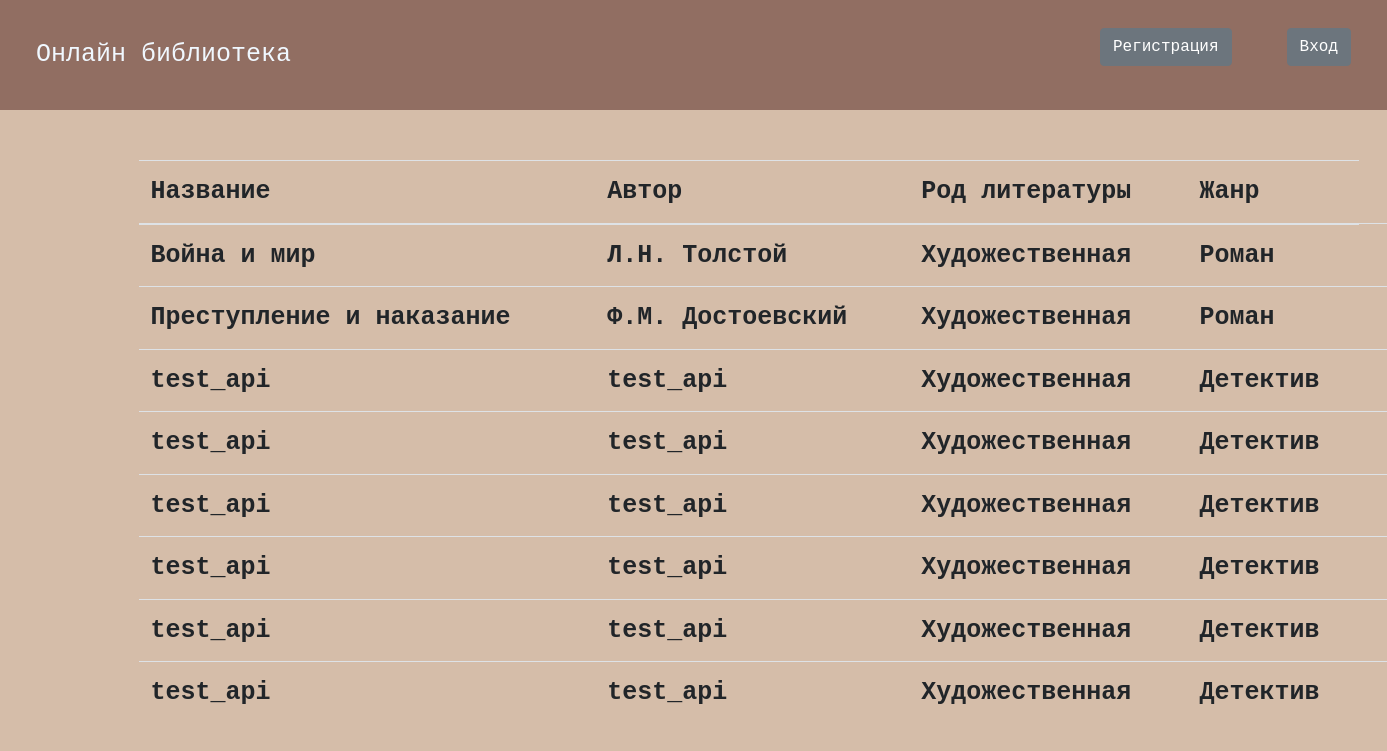
Before: / with the older database file.
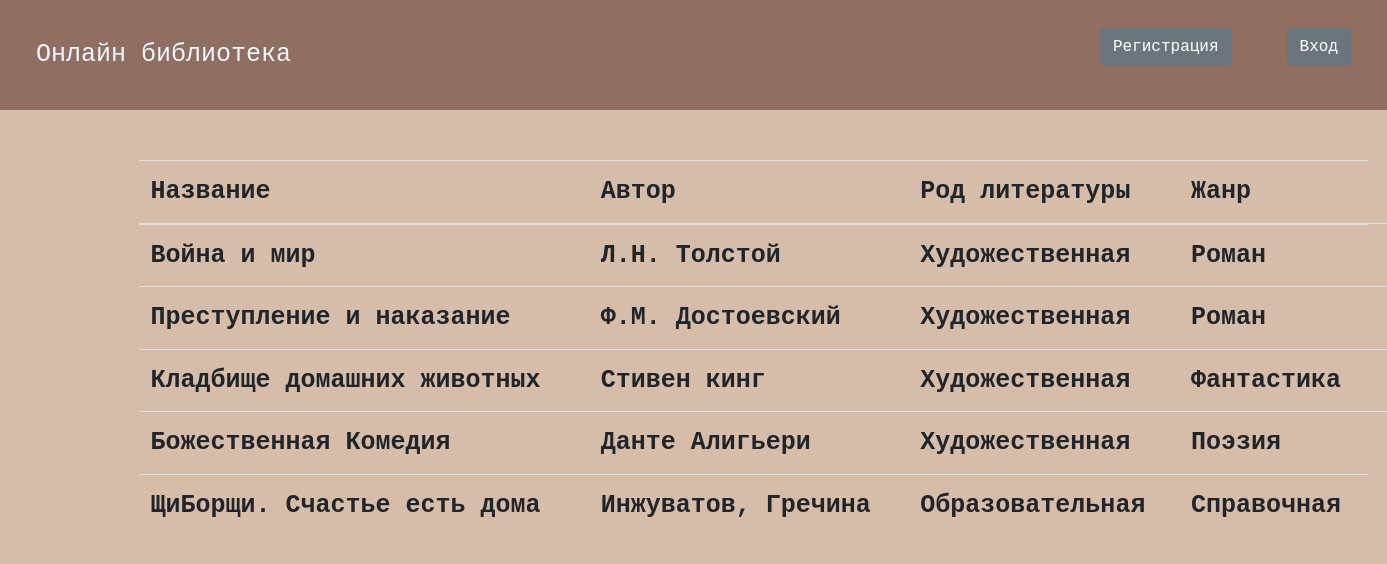
After: the same page with the newer database file.
### data/books.py (models this page shows, shortened)
class Book(SqlAlchemyBase, SerializerMixin):
    __tablename__ = 'books'
    id = sqlalchemy.Column(sqlalchemy.Integer, primary_key=True, autoincrement=True)
    title = sqlalchemy.Column(sqlalchemy.String)
    author = sqlalchemy.Column(sqlalchemy.String)
    type_of_fiction_id = sqlalchemy.Column(sqlalchemy.Integer, sqlalchemy.ForeignKey("literature_types.id"))
    genre_id = sqlalchemy.Column(sqlalchemy.Integer, sqlalchemy.ForeignKey("genres.id"))
    publish_year = sqlalchemy.Column(sqlalchemy.Integer, nullable=True)
    path_to_file = sqlalchemy.Column(sqlalchemy.String, nullable=True)
    genre = orm.relationship("Genres")
    type_of_fiction = orm.relationship("LiteratureTypes")

### data/literature_types.py (models this page shows)
class LiteratureTypes(SqlAlchemyBase, SerializerMixin):
    __tablename__ = 'literature_types'
    id = sqlalchemy.Column(sqlalchemy.Integer, primary_key=True, autoincrement=True)
    name = sqlalchemy.Column(sqlalchemy.String)
    def __repr__(self):
        return self.name

### data/genres.py (models this page shows)
class Genres(SqlAlchemyBase, SerializerMixin):
    __tablename__ = 'genres'
    id = sqlalchemy.Column(sqlalchemy.Integer, primary_key=True, autoincrement=True)
    name = sqlalchemy.Column(sqlalchemy.String)
    def __repr__(self):
        return self.name

### server.py (the view)
@app.route("/")
def index():
    sess = db_session.create_session()
    books = sess.query(Book).all()
    return flask.render_template("index.html", books=books, title="Онлайн библиотека")

### data/db_session.py (called while the page is built)
def create_session() -> Session:
    global __factory
    return __factory()

### templates/index.html (shortened to what this page needs)
{% extends "base.html" %}
{% block content %}
    <div class="books">
        <table class="table">
          <thead>
            <tr>
              <th>Название</th>
              <th>Автор</th>
              <th>Род литературы</th>
              <th>Жанр</th>
            </tr>
          </thead>
          <tbody>
            {% for book in books %}
              <tr>
                <th>{{book.title}} </th>
                <th>{{ book.author }}</th>
                {% if not book.type_of_fiction %}
                <th>Не указан</th>
                {% else %}
                 <th>{{ book.type_of_fiction }}</th>
                {% endif %}
                {% if not book.genre %}
                <th>Не указан</th>
                {% else %}
                <th>{{ book.genre }}</th>
                {% endif %}
                 {% if not book.path_to_file %}
                  <th  style="display: none;"><a href="/download/{{ book.id }}"><img src="static/img/download.png"></a></th>
                 {% else %}
                   <th><a href="/download/{{ book.id }}"><img src="static/img/download.png"></a></th>
                 {% endif %}
                </tr>
            {% endfor %}
          </tbody>
        </table>
    </div>
{% endblock %}

### templates/base.html (shortened to what this page needs)
<!DOCTYPE html>
<html lang="en">
<head>
    <link rel="stylesheet" href="https://stackpath.bootstrapcdn.com/bootstrap/4.4.1/css/bootstrap.min.css"
>
    <link rel="stylesheet" type="text/css" href="/static/css/style.css"/>
</head>
<body>
    <header class="navbar">
        <a style="text-decoration: none; color:aliceblue;" href="/">Онлайн библиотека</a>
        {% if current_user.is_authenticated %}
            <a class="navbar-brand" style="color: aliceblue;" href="/logout">{{ current_user.name }}</a>
        {% else %}
            <p>
                <a class="btn btn-secondary" href="/register">Регистрация</a>
                <a class="btn btn-secondary" href="/login">Вход</a>
            </p>
        {% endif %}
    </header>
<main role="main" class="container">
    {% block content %}{% endblock %}
</main>
</body>
</html>

### static/css/style.css (style rules this page uses)
header { background-color:#916e62; padding: 10px; color: aliceblue; }
body { background-color: #d5bda9; color: aliceblue; font-family:'Courier New', Courier, monospace; font-size: 25px; }
a { margin: 20px; font-family:'Courier New', Courier, monospace; font-size: 25px; }
.books { margin-top: 50px; width: 120%; margin-left:auto ; }

Changed rows visible on the page:
removed Book: title "test_api", author "test_api", type_of_fiction "Художественная", genre "Детектив"
removed Book: title "test_api", author "test_api", type_of_fiction "Художественная", genre "Детектив"
removed Book: title "test_api", author "test_api", type_of_fiction "Художественная", genre "Детектив"
removed Book: title "test_api", author "test_api", type_of_fiction "Художественная", genre "Детектив"
changed Book: title "test_api" → "Кладбище домашних животных"; author "test_api" → "Стивен кинг"; genre "Детектив" → "Фантастика"
changed Book: title "test_api" → "Божественная Комедия"; author "test_api" → "Данте Алигьери"; genre "Детектив" → "Поэзия"
added Book: title "ЩиБорщи. Счастье есть дома", author "Инжуватов, Гречина", type_of_fiction "Образовательная", genre "Справочная"
